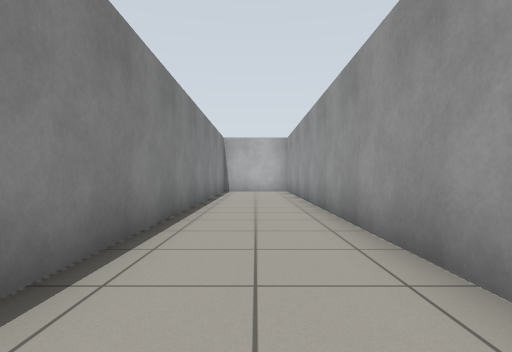
view 1 (above)

22 first-person views from a walk through a Gazebo world. The camera is 0.72 m above the floor, looks level and sees 80° across. The floor is counted in squares, 1 m on a side. Each view is taken from the middle of a square. On the plan, view 1 faces up. The plan holds only what a view shows up to about 10 squares ahead; the rest is blank.

view 2
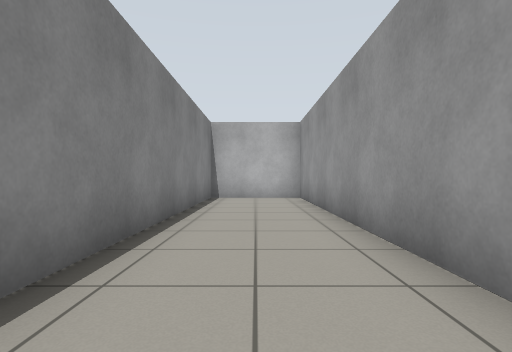

view 3
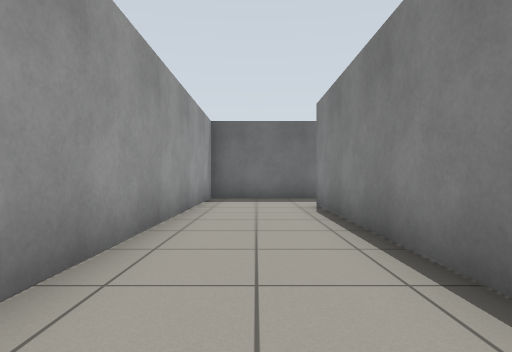

view 4
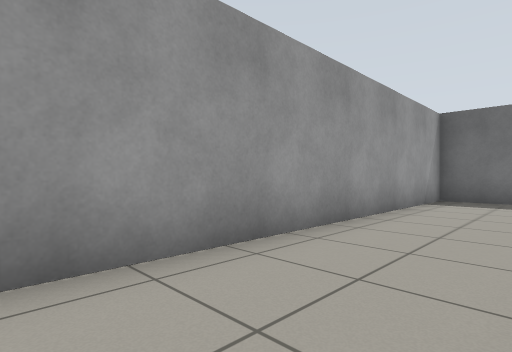

view 5
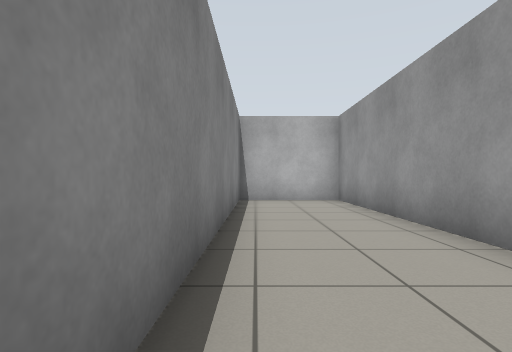

view 6
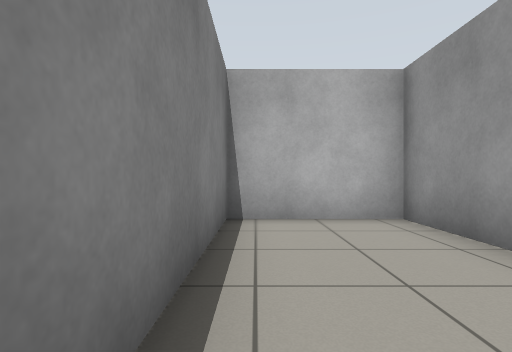

view 7
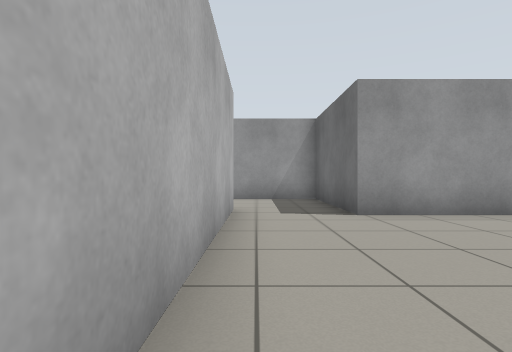

view 8
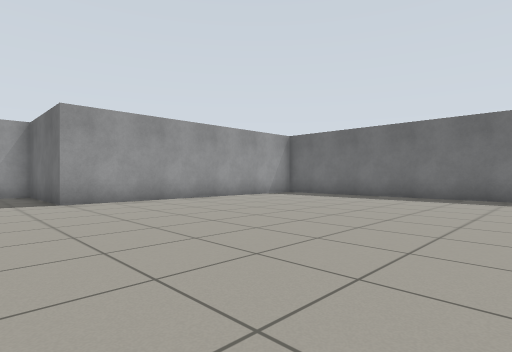

view 9
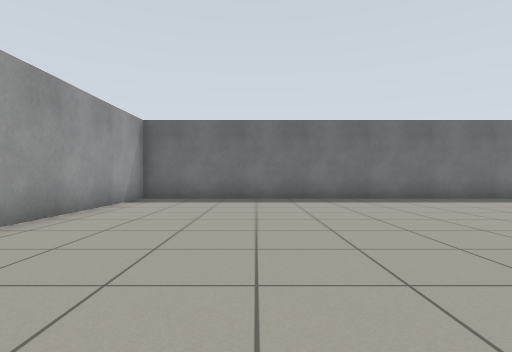

view 10
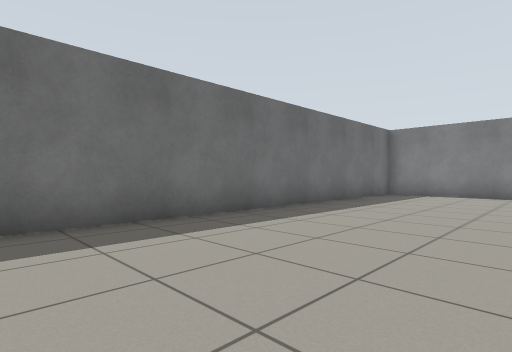

view 11
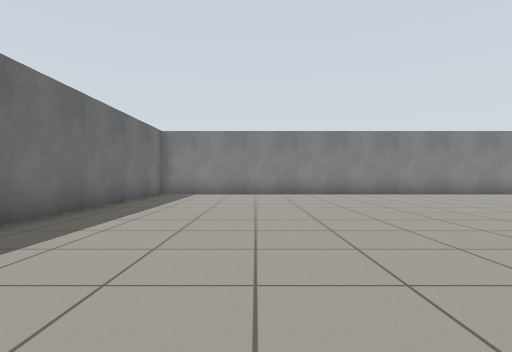

view 12
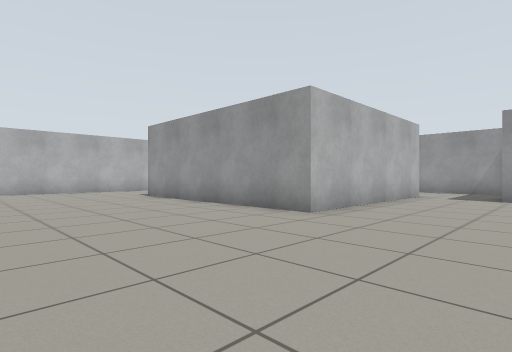

view 13
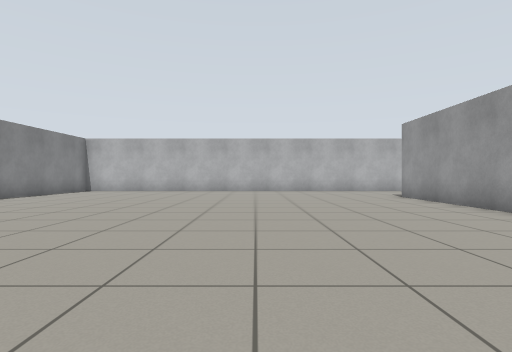

view 14
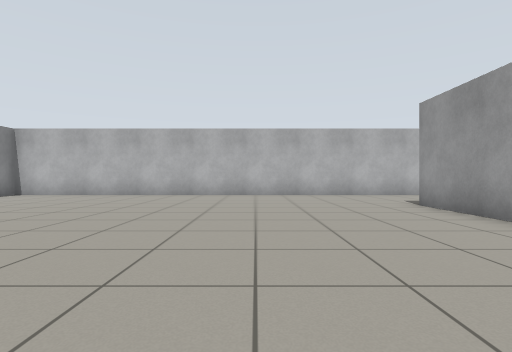

view 15
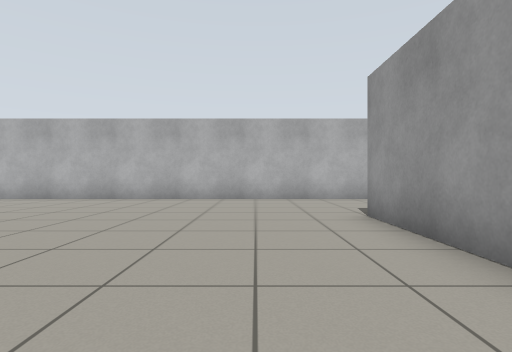

view 16
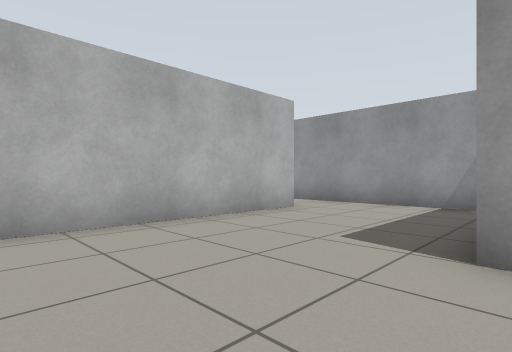

view 17
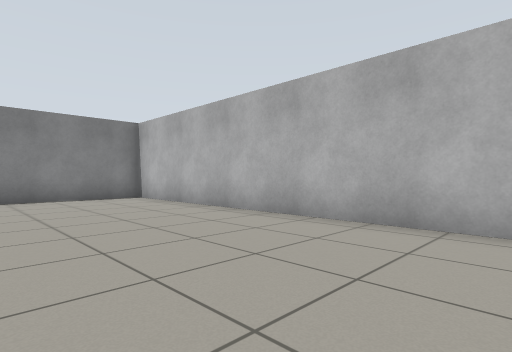

view 18
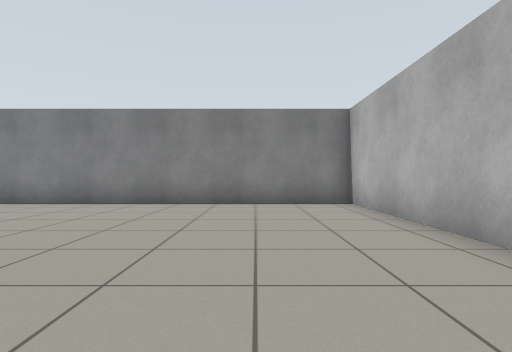

view 19
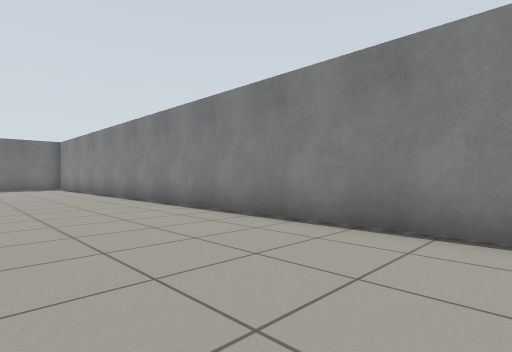

view 20
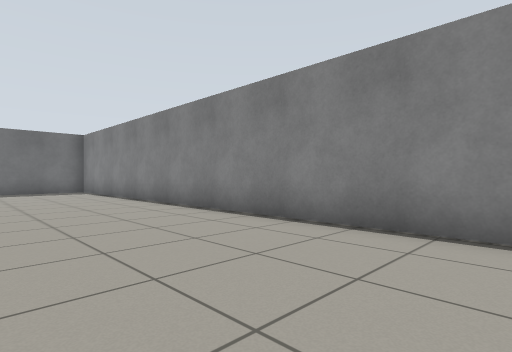

view 21
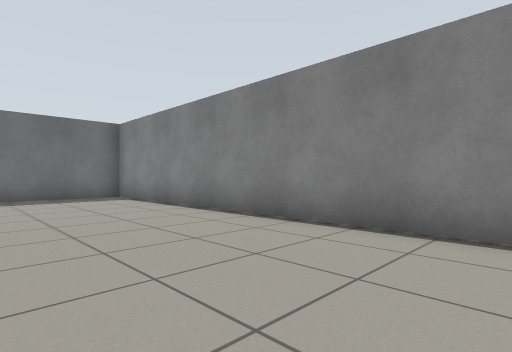

view 22
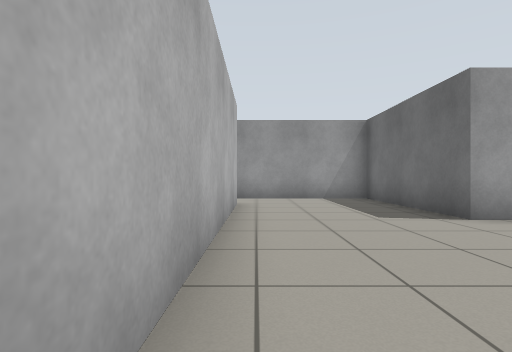

### Floor plan
Points are (right, up) in squares from view 1. A wall is a line through its corners. A room is listed if a view was taken in it or the views show most of it. See-through windows are left out.
Room 1 (views 1, 2, 3, 4, 5, 6)
walls: (-2.4, -4.9) (1.5, -4.9) (1.5, 14.1) (-1.5, 14.1) (-1.5, -2.5) (-2.5, -2.5)
ways out: opening at (-2, -3.5) to room 2
Room 2 (views 7, 8, 9, 10, 11, 12, 13, 14, 15, 16, 17, 18, 19, 20, 21, 22)
walls: (-2.5, -2.5) (-8, -2.5) (-8, 4.5) (-3.3, 4.5) (-3.3, 8.5); (-5.3, 8.5) (-21.1, 8.5) (-21.1, -13); (-20.5, -13.7) (-2.4, -13.7) (-2.4, -4.9)
ways out: opening at (-2, -3.5) to room 1; opening at (-4, 9)

Positions as (right, up) in squares from view 1, and headings:
1: (0, 0), facing up
2: (0, 4), facing up
3: (0, 5), facing down
4: (-1, 5), facing down-right
5: (-1, 5), facing up
6: (-1, 9), facing up
7: (-8, -3), facing right
8: (-11, -3), facing down-right
9: (-6, -4), facing down
10: (-9, -9), facing down-left
11: (-9, -10), facing left
12: (-13, -6), facing up-right
13: (-13, -6), facing up
14: (-12, -3), facing up
15: (-10, -1), facing up
16: (-11, 4), facing up-right
17: (-11, 4), facing up-left
18: (-13, 6), facing left
19: (-17, 5), facing down-left
20: (-17, 1), facing down-left
21: (-17, -3), facing down-left
22: (-13, 8), facing right
